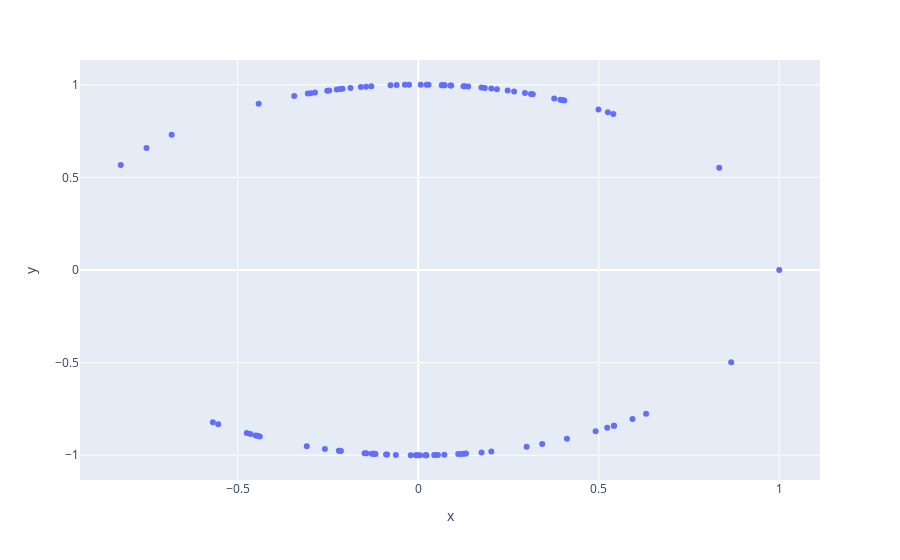

Here is the notebook cell this chart was saved with:
### Code cell
px.scatter(x = data[:,0], y = data[:,1])
